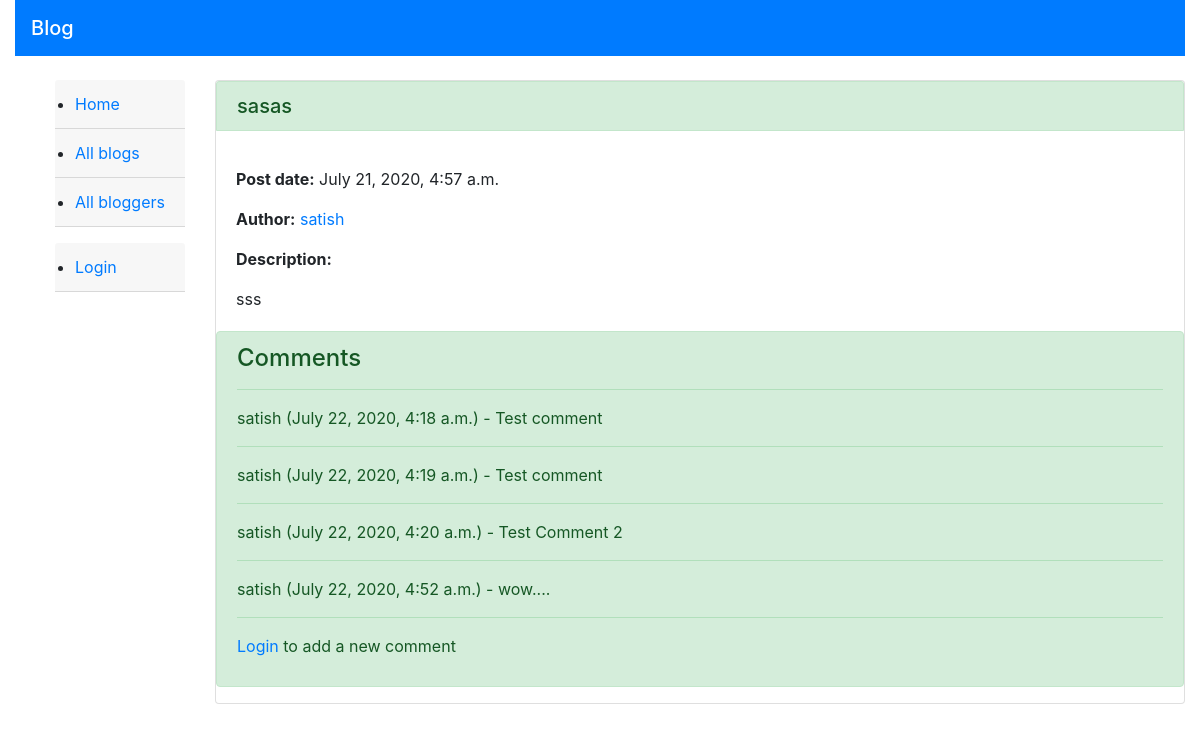
Page /blog/blog/5/comment/ on the committed database.
### Blog/models.py (models this page shows, shortened)
class Blog(models.Model):
    name = models.CharField(max_length=500)
    author = models.ForeignKey(BlogAuthor, on_delete=models.SET_NULL, null=True)
    description = models.TextField(max_length=5000, help_text="Please Enter the blog description here.")
    post_date = models.DateTimeField(auto_now_add=True)
    class Meta:
        ordering = ["-post_date"]

class BlogAuthor(models.Model):
    user = models.OneToOneField(User, on_delete=models.SET_NULL, null=True)
    bio = models.TextField(max_length=500, help_text="Please Enter the bio details here.")
    class Meta:
        ordering = ["user", "bio"]
    def __str__(self):
        return self.user.username

class BlogComment(models.Model):
    description = models.TextField(max_length=75, help_text="Please Enter the comment about blog here.")
    author = models.ForeignKey(User, on_delete=models.SET_NULL, null=True)
    post_date = models.DateTimeField(auto_now_add=True)
    blog = models.ForeignKey(Blog, on_delete=models.CASCADE)
    class Meta:
        ordering = ["post_date"]

### Blog/views.py (the view, shortened to what this page needs)
# urls.py: path('blog/<int:pk>', views.BlogDetail.as_view(), name='blog-detail'),
class BlogDetail(View):
    def get(self, request,pk):
        blog = Blog.objects.get(id=pk)
        form = CommentForm()
        comments = blog.blogcomment_set.all()
        return render(request,
                      "blog/blog_detail.html",
                      context={"form":form,
                               "comments": comments,
                               "blog": blog})

### Blog/templates/blog/blog_detail.html
{% extends "base_generic.html" %}
{% block content %}
 <div class="card">
  <h5 class="card-header alert alert-success">{{blog.name }}</h5>
  <div class="card-body">
    <p><strong>Post date:</strong> {{ blog.post_date }}</p>
<p><strong>Author:</strong> <a href="{% url 'blogs-by-author' blog.author.pk %}">{{ blog.author }}</a></p>
      <p><strong>Description:</strong></p>
      <p class="card-text">{{ blog.description }}</p>
  </div>
<div class="alert alert-success" role="alert">
    <h4 class="alert-heading" >Comments</h4>
    {% for comment in comments %}
        <hr>
        <p>{{comment.author}} ({{comment.post_date}}) - {{comment.description}}</p>
    {% endfor %}
        <hr>
    {% if user.is_authenticated %}
        <form action="" method="post">
        {% csrf_token %}
        <div class="form-group">
          <label for="comment">Comment:</label>
          {{ form.description }}
        </div>
        <input type="submit" class="btn btn-info" value="Submit Comment">
        </form>
    {% else %}
        <p><a href="{% url 'login'%}?next={{request.path}}">Login</a> to add a new comment</p>
    {% endif %}
</div>
</div>
{% endblock %}

### rows in the picture
Blog: name "sasas", post_date "July 21, 2020, 4:57 a.m.", author "satish", description "sss"
BlogComment: author "satish", post_date "July 22, 2020, 4:18 a.m.", description "Test comment"
BlogComment: author "satish", post_date "July 22, 2020, 4:19 a.m.", description "Test comment"
BlogComment: author "satish", post_date "July 22, 2020, 4:20 a.m.", description "Test Comment 2"
BlogComment: author "satish", post_date "July 22, 2020, 4:52 a.m.", description "wow...."
